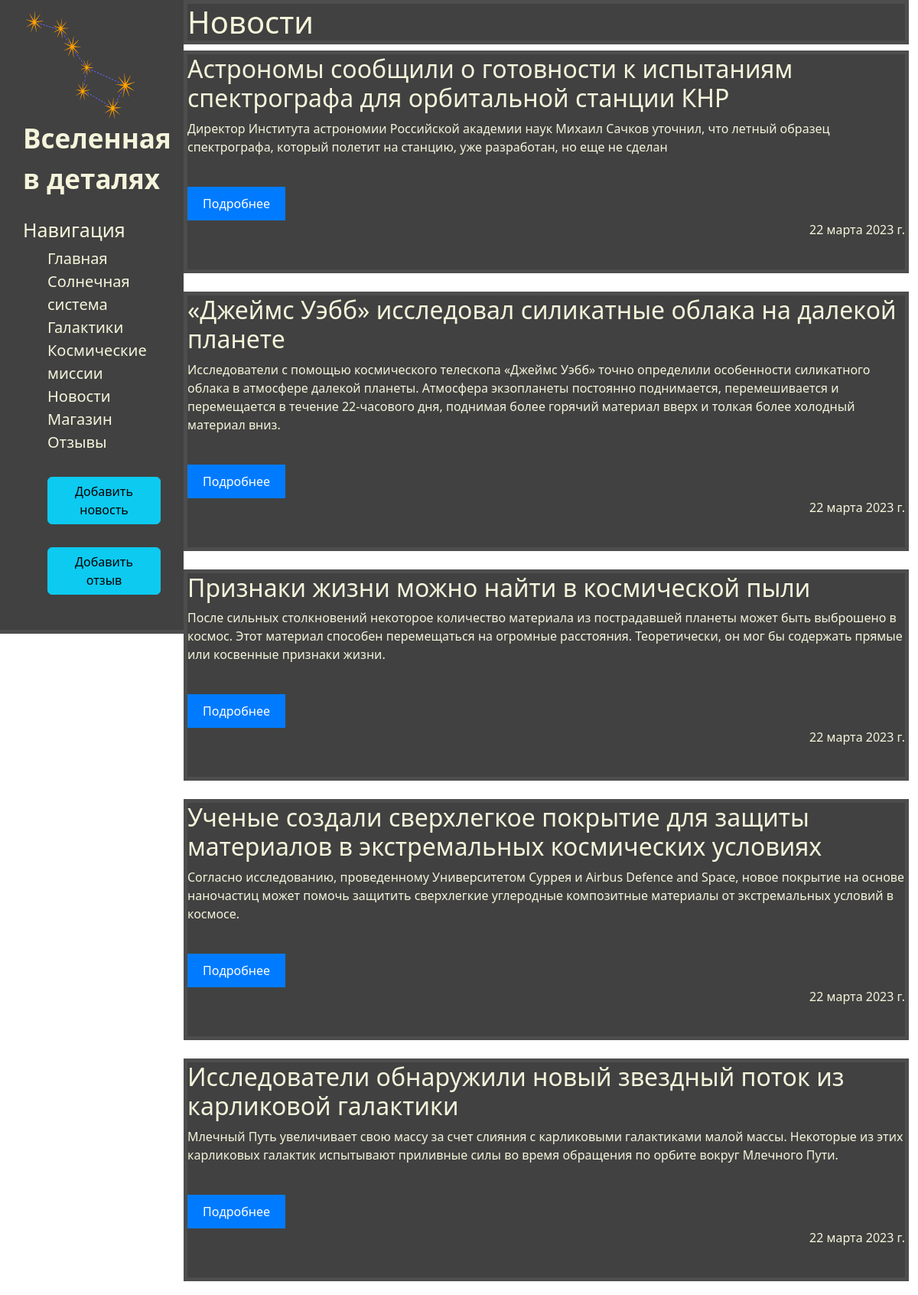
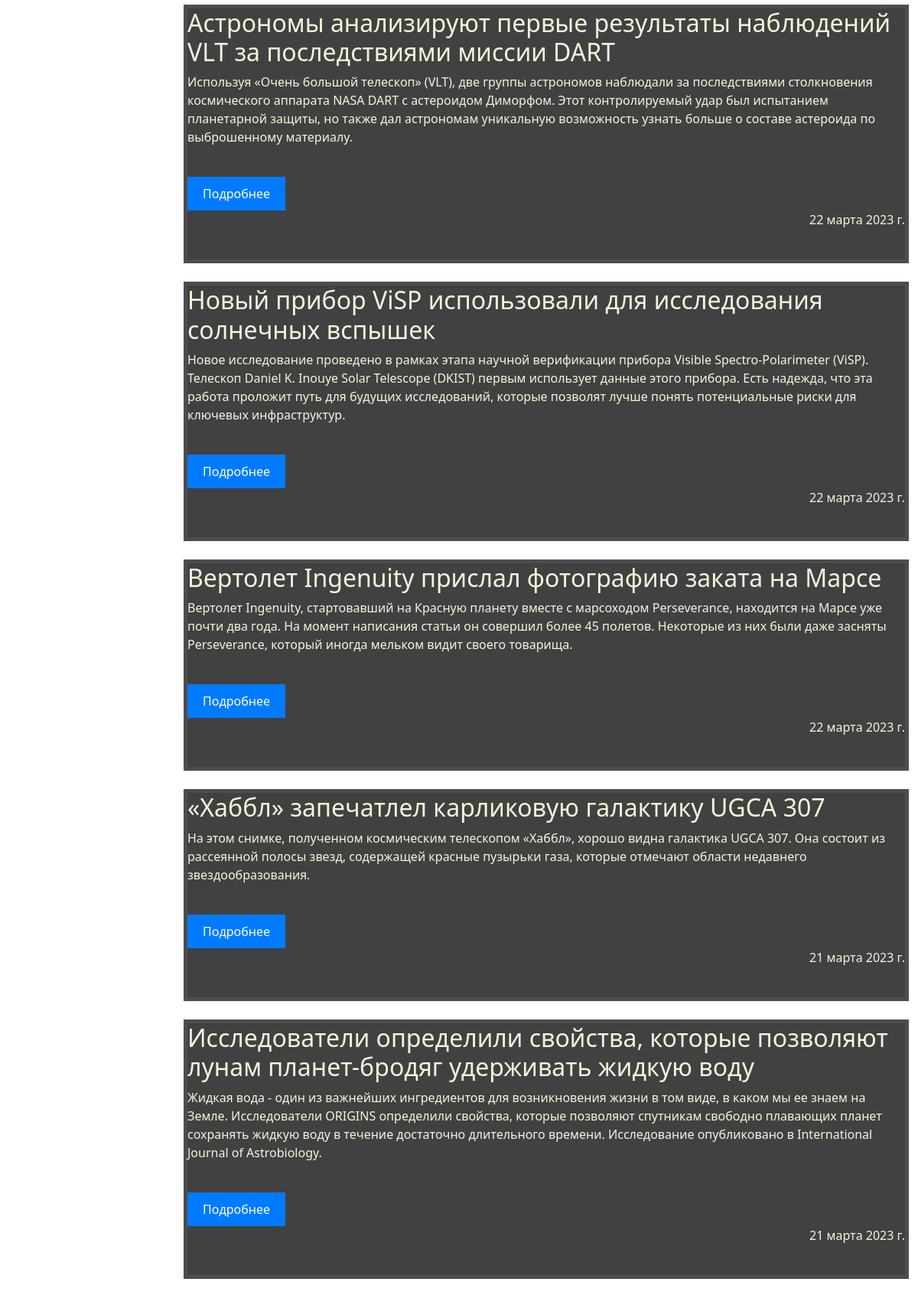
Page /news (upper part) on the committed database (2 pictures, top to bottom).
### news/models.py (models this page shows, shortened)
class Articles(models.Model):
    title = models.CharField('Название', max_length=150)
    intro = models.CharField('Анонс', max_length=350)
    text = models.TextField('Содержание')
    date = models.DateField('Дата публикации')
    class Meta:
        verbose_name = 'Новость'
        verbose_name_plural = 'Новости'

### django_app/views.py (the view)
# urls.py: path('news', views.news,  name='news'),
def news(request):
    news = Articles.objects.all().values('title', 'intro', 'date', 'id')
    return render(request, 'django_app/news.html', {'title': 'Новости', 'news': news})

### django_app/templates/django_app/news.html (shortened to what this page needs)
{% extends 'django_app/layout.html' %}
{% block content %}
    {% for article in news %}
        {% include 'news/article.html' %}
    {% endfor %}
{% endblock %}

### news/templates/news/article.html (shortened to what this page needs)
<div class="news">
  <h2>{{ article.title }}</h2>
  <p>{{ article.intro }}</p>
  <br>
  <button class="btn-read-more">Подробнее</button>
  <p class="date">{{ article.date }}</p>
  <br>
</div>
<br>

### django_app/static/django_app/css/django_app.css (style rules this page uses)
body { background-image: url('../img/main/constellation.jpg'); background-size: cover; height: 100%; width: 100%; position: absolute; }
.content h1, h2, h3, p { color: beige; }
.content div { background-color: rgba(51, 51, 51, 0.93); border: 5px solid #4d4d4d; }
.date { text-align: right; }
.news { background-color: rgba(51, 51, 51, 0.93); border: 5px solid #4d4d4d; }
.btn-read-more { background-color: #007bff; color: #fff; border: none; padding: 10px 20px; cursor: pointer; }

### rows in the picture
Articles: title "Астрономы сообщили о готовности к испытаниям спектрографа для орбитальной станции КНР", intro "Директор Института астрономии Российской академии наук Михаил Сачков уточнил, что летный образец спектрографа, который полетит на станцию, уже разработан, но еще не сделан", date "22 марта 2023 г."
Articles: title "«Джеймс Уэбб» исследовал силикатные облака на далекой планете", intro "Исследователи с помощью космического телескопа «Джеймс Уэбб» точно определили особенности силикатного облака в атмосфере далекой планеты. Атмосфера экзопланеты постоянно поднимается, перемешивается и перемещается в течение 22-часового дня, поднимая более горячий материал вверх и толкая более холодный материал вниз.", date "22 марта 2023 г."
Articles: title "Признаки жизни можно найти в космической пыли", intro "После сильных столкновений некоторое количество материала из пострадавшей планеты может быть выброшено в космос. Этот материал способен перемещаться на огромные расстояния. Теоретически, он мог бы содержать прямые или косвенные признаки жизни.", date "22 марта 2023 г."
Articles: title "Ученые создали сверхлегкое покрытие для защиты материалов в экстремальных космических условиях", intro "Согласно исследованию, проведенному Университетом Суррея и Airbus Defence and Space, новое покрытие на основе наночастиц может помочь защитить сверхлегкие углеродные композитные материалы от экстремальных условий в космосе.", date "22 марта 2023 г."
Articles: title "Исследователи обнаружили новый звездный поток из карликовой галактики", intro "Млечный Путь увеличивает свою массу за счет слияния с карликовыми галактиками малой массы. Некоторые из этих карликовых галактик испытывают приливные силы во время обращения по орбите вокруг Млечного Пути.", date "22 марта 2023 г."
Articles: title "Астрономы анализируют первые результаты наблюдений VLT за последствиями миссии DART", intro "Используя «Очень большой телескоп» (VLT), две группы астрономов наблюдали за последствиями столкновения космического аппарата NASA DART c астероидом Диморфом. Этот контролируемый удар был испытанием планетарной защиты, но также дал астрономам уникальную возможность узнать больше о составе астероида по выброшенному материалу.", date "22 марта 2023 г."
Articles: title "Новый прибор ViSP использовали для исследования солнечных вспышек", intro "Новое исследование проведено в рамках этапа научной верификации прибора Visible Spectro-Polarimeter (ViSP). Телескоп Daniel K. Inouye Solar Telescope (DKIST) первым использует данные этого прибора. Есть надежда, что эта работа проложит путь для будущих исследований, которые позволят лучше понять потенциальные риски для ключевых инфраструктур.", date "22 марта 2023 г."
Articles: title "Вертолет Ingenuity прислал фотографию заката на Марсе", intro "Вертолет Ingenuity, стартовавший на Красную планету вместе с марсоходом Perseverance, находится на Марсе уже почти два года. На момент написания статьи он совершил более 45 полетов. Некоторые из них были даже засняты Perseverance, который иногда мельком видит своего товарища.", date "22 марта 2023 г."
Articles: title "«Хаббл» запечатлел карликовую галактику UGCA 307", intro "На этом снимке, полученном космическим телескопом «Хаббл», хорошо видна галактика UGCA 307. Она состоит из рассеянной полосы звезд, содержащей красные пузырьки газа, которые отмечают области недавнего звездообразования.", date "21 марта 2023 г."
Articles: title "Исследователи определили свойства, которые позволяют лунам планет-бродяг удерживать жидкую воду", intro "Жидкая вода - один из важнейших ингредиентов для возникновения жизни в том виде, в каком мы ее знаем на Земле. Исследователи ORIGINS определили свойства, которые позволяют спутникам свободно плавающих планет сохранять жидкую воду в течение достаточно длительного времени. Исследование опубликовано в International Journal of Astrobiology.", date "21 марта 2023 г."

### other values in the picture
{{ title }} "Новости"
